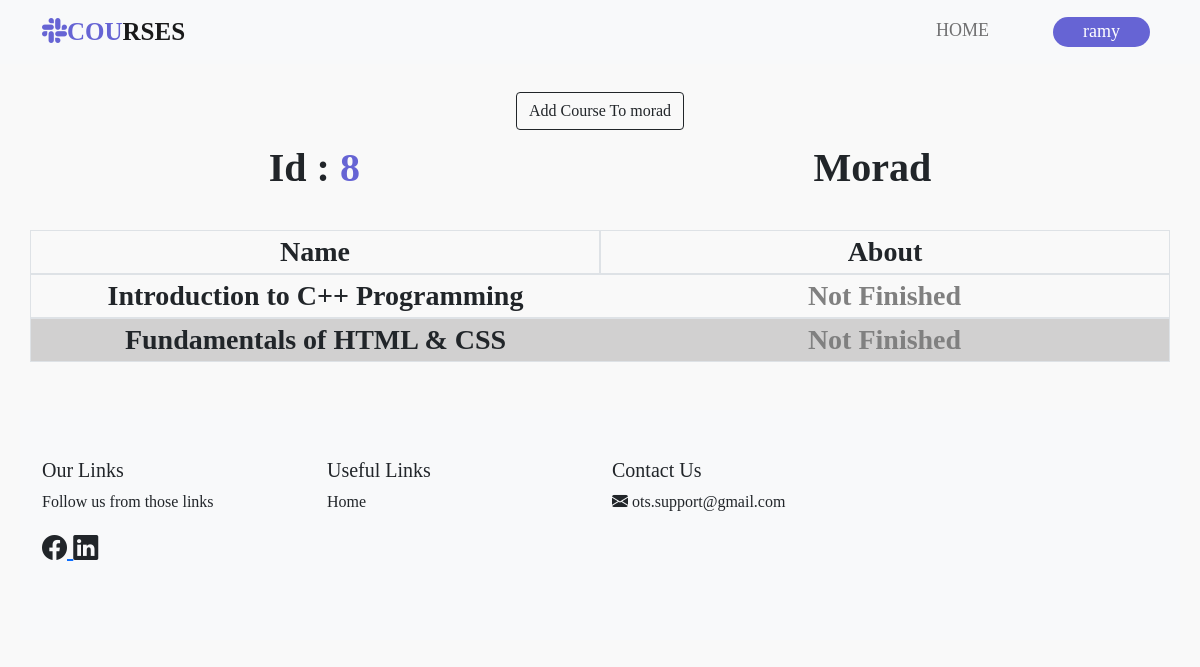
Screenshot of /userdata/8/ (signed in) with the database file from the repository.
### main/models.py (models this page shows, shortened)
class UserCourse(models.Model):
    course = models.ForeignKey(Course, on_delete=models.CASCADE)
    user = models.ForeignKey(User, on_delete=models.CASCADE)
    created_at = models.DateTimeField(auto_now_add=True)
    done = models.BooleanField(default=False)
    class Meta:
        constraints = [
            models.UniqueConstraint(fields=['user', 'course'], name='unique_user_course')
        ]

class Course(models.Model):
    title = models.CharField(max_length=100, unique=True)
    description = models.TextField()
    created_at = models.DateTimeField(auto_now_add=True)
    image = models.ImageField(upload_to='images/', blank=True, null=True)
    video_url = models.URLField(max_length=500, blank=True, null=True)
    def __str__(self):
        return self.title

### main/views.py (the view)
# urls.py: path('userdata/<int:user_id>/', userdata, name='userdata'),
@login_required
def userdata(request, user_id):
    check = 0
    admins = Admin.objects.filter(user=request.user)
    if admins.exists():
        check = 1
    if check == 0:
        redirect('/')
    courses = Course.objects.all()
    user_course = UserCourse.objects.filter(user=user_id)
    user_course = list(enumerate(user_course))
    users = []
    for idx, val in user_course:
        if idx % 2 == 0:
            users.append((0, val))
        else:
            users.append((1, val))
    employee = User.objects.get(id=user_id)
    manger = 0
    admins = Admin.objects.filter(user=request.user)
    if admins.exists():
        manger = 1
    user_core = UserCourse.objects.filter(user=user_id).select_related('course')
    user_course_ids = user_core.values_list('course_id', flat=True)
    data = {'user_course': users, 'employee': employee, 'manger': manger, 'courses': courses, 'user_course_ids': user_course_ids}
    return render(request, 'userdata.html', data)

### main/templates/userdata.html (shortened to what this page needs)
{% load static %}
<!DOCTYPE html>
<html lang="en">
<head>
    <link rel="stylesheet" href="https://cdn.jsdelivr.net/npm/bootstrap-icons@1.11.3/font/bootstrap-icons.min.css">
    <link rel="stylesheet" href="{% static 'css/main.css' %}">
    <link href="https://cdn.jsdelivr.net/npm/bootstrap@5.0.2/dist/css/bootstrap.min.css" rel="stylesheet">
</head>
<body>
    <nav class="navbar navbar-expand-lg navbar-light bg-light fixed-top">
        <div class="container">
          <a class="navbar-brand" href="{% url 'userhome' %}"><span ><i class="bi bi-slack"></i>COU</span>RSES
          </a>
          <div class="collapse navbar-collapse" id="navbarTogglerDemo02">
            <ul class="navbar-nav ms-auto mb-2 mb-lg-0">
              <li class="nav-item">
                <a class="nav-link" href="{% url 'userhome' %}" style="padding-right: 56px">Home</a>
              </li>
              <li class="nav-item">
                {% if user.is_authenticated %}
                </head>
                <body>
                  <a class="nav-link">  <button class="profile-button" onclick="toggleDropdown()">{{ user.username }}</button></a>
                  {% else %}
                      <a class="nav-link" href="{% url 'login' %}"><button type="button">Login</button></a>
                  {% endif %}
              </li>
            </ul>
          </div>
        </div>
      </nav><br><br><br>
<div class="container d-flex justify-content-center">
    <button type="button" class="btn btn-outline-dark rounded-5" data-bs-toggle="modal" data-bs-target="#courseModal">
        Add Course To {{ employee.username }}
    </button>
</div>
    <div class=" container d-flex justify-content-around">
        <div id="id_manger" class="fs-1 fw-bold p-2 bd-highlight">Id : <span>{{ employee.id }}</span></div>
        <div class=" fs-1 fw-bold p-2 bd-highlight text-capitalize">{{ employee.username}}</div>
      </div>
    <br>
     <div class="container">
      <div class=" row align-items-center">
        <div class="fs-3 fw-bold col text-center border">
          Name
        </div>
        <div class="fs-3 fw-bold col text-center border">
          About
        </div>
      </div>
     </div>
    {% for idx, val in user_course %}
        <div class="container">
        {% if idx == 0 %}
            <div class=" row align-items-center border">
        {% else %}
            <div id="tab" class=" row align-items-center border">
        {% endif %}
          <div class="fs-3 fw-bold col text-center ">
            {{ val.course }}
          </div>
          <div id="text2" class="fs-3 fw-bold col text-center ">
            {% if val.done %}
                <span style="color: green;">Finished</span>
            {% else %}
                <span style="color: gray;">Not Finished</span>
            {% endif %}
          </div>
        </div>
       </div>
    {% endfor %}
<br><br>
  <footer class="bg-light text-dark py-5">
    <div class="container">
        <div class="row">
            <div class="col-md-3 mb-4">
                <h5 fs-1 fw-bold >Our Links</h5>
                <p fs-3>Follow us from those links</p>
                <div id="icon_text">
                    <a href="https://www.facebook.com/" target="_blank" rel="noopener noreferrer">
                        <i class="bi bi-facebook text-dark"></i>
                    </a>
                    <a href="https://www.linkedin.com/" target="_blank" rel="noopener noreferrer">
                        <i class="bi bi-linkedin text-dark"></i>
                    </a>
                </div>
            </div>
                <div class="col-md-3 mb-4">
                <h5>Useful Links</h5>
                <ul class="list-unstyled">
                    <li><a id="mmmm" href="{% url 'userhome' %}" class="text-dark">Home</a></li>
                </ul>
            </div>
            <div class="col-md-3 mb-4">
              <h5>Contact Us</h5>
              <i class="bi bi-envelope-fill"></i>
              <a href="https://mail.google.com/mail/?view=cm&fs=1&to=ots.support@gmail.com" target="_blank" style="text-decoration: none; color: inherit;">
                  <span>ots.support@gmail.com</span>
              </a>
          </div>
        </div>
    </div>
  </footer>
</body>
</html>

### main/static/css/main.css (style rules this page uses)
* { font-family: montserrat; }
body { background:#f1fbff ; }
.navbar { background-color: rgb(228, 227, 227) }
.navbar-nav a { font-size: 18px; text-transform: uppercase; font-weight: 500; color: #6664D4; }
.navbar-light .navbar-brand { color: #000; font-size: 25px; font-weight: 700; }
.navbar-brand i { color: #6664D4; }
.navbar-brand span { color: #6664D4; }
.navbar button { height:30px; padding: 0px 30px 0px 30px; color: white; background-color:#6664D4 ; font-size: 18px; border-radius: 20px; border-color: #6664D4 ; border-width: 1px; }
#id_manger span { color: #6664D4; }
#tab { background-color: rgb(209, 208, 208) }
#text2 span { color: #6664D4; }
#icon_text { font-size: 25px; padding-right: 50px; }
.list-unstyled a { text-decoration: none; }

### main/templates/userdata.html (style rules this page uses)
body { font-family: Arial, sans-serif; background-color: #f9f9f9; padding: 20px; }
.profile-button { background-color: #4CAF50; color: white; padding: 10px 20px; border: none; border-radius: 4px; cursor: pointer; position: relative; }

### rows the page displays
UserCourse: course "Introduction to C++ Programming", done "Not Finished"
UserCourse: course "Fundamentals of HTML & CSS", done "Not Finished"

### other values shown
{{ user.username }} "ramy"
{{ employee.username }} "morad"
{{ employee.id }} "8"
{{ employee.username }} "Morad"
